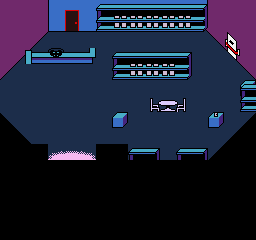

This is a level from a 2D game, rendered from its Tiled map with the project's own tilesets. A one-line summary and the complete map file follow:
An orthogonal 16x15 tile map with 16x16 px tiles, 4 tile layers (Floor, Shadows, Walls, Objects) and 18 objects.

<map version="1.2" tiledversion="1.3.1" orientation="orthogonal" renderorder="right-down" compressionlevel="0" width="16" height="15" tilewidth="16" tileheight="16" infinite="0" nextlayerid="6" nextobjectid="33">
 <tileset firstgid="1" source="Mall Tiles.tsx" />
 <layer id="1" name="Floor" width="16" height="15">
  <properties>
   <property name="unity:SortingLayer" value="Floor" />
  </properties>
  <data encoding="csv">
20,20,20,20,20,20,20,20,20,20,20,20,20,20,20,20,
20,20,20,20,20,20,20,20,20,20,20,20,20,20,20,20,
20,20,20,20,20,20,20,20,20,20,20,20,20,20,20,20,
20,20,20,20,20,20,20,20,20,20,20,20,20,20,20,20,
20,20,20,20,20,20,20,20,20,20,20,20,20,20,20,20,
20,20,20,20,20,20,20,20,20,20,20,20,20,20,20,20,
20,20,20,20,20,20,20,20,20,20,20,20,20,20,20,20,
20,20,20,20,20,20,20,20,20,20,20,20,20,20,20,20,
20,20,20,20,20,20,20,20,20,20,20,20,20,20,20,20,
20,20,20,20,20,20,20,20,20,20,20,20,20,20,20,20,
97,97,97,97,97,97,97,97,97,97,97,97,97,97,97,97,
97,97,97,97,97,97,97,97,97,97,97,97,97,97,97,97,
97,97,97,97,97,97,97,97,97,97,97,97,97,97,97,97,
97,97,97,97,97,97,97,97,97,97,97,97,97,97,97,97,
97,97,97,97,97,97,97,97,97,97,97,97,97,97,97,97
</data>
 </layer>
 <layer id="2" name="Shadows" width="16" height="15">
  <properties>
   <property name="unity:SortingLayer" value="Shadows" />
  </properties>
  <data encoding="csv">
0,0,0,0,0,0,2684354563,0,0,0,0,0,1610612739,0,0,0,
0,0,0,0,0,0,1610612740,0,0,0,0,0,2684354561,0,0,0,
0,0,0,0,0,0,0,0,0,0,0,0,0,0,0,0,
0,1,0,0,0,0,0,0,0,0,0,0,0,0,0,0,
0,0,0,0,0,0,0,0,0,0,0,0,0,0,0,0,
0,0,0,0,0,0,0,0,0,0,0,0,0,0,0,0,
0,0,0,0,0,0,0,0,0,0,0,0,0,0,0,0,
0,0,0,0,0,0,0,0,0,0,0,0,0,0,0,0,
0,0,0,0,0,0,0,0,0,0,0,0,0,0,0,0,
0,0,0,35,36,37,0,0,0,0,0,0,0,0,0,0,
0,0,0,0,0,0,0,0,0,0,0,0,0,0,0,0,
0,0,0,0,0,0,0,0,0,0,0,0,0,0,0,0,
0,0,0,0,0,0,0,0,0,0,0,0,0,0,0,0,
0,0,0,0,0,0,0,0,0,0,0,0,0,0,0,0,
0,0,0,0,0,0,0,0,0,0,0,0,0,0,0,0
</data>
 </layer>
 <layer id="3" name="Walls" width="16" height="15">
  <properties>
   <property name="unity:SortingLayer" value="Wall" />
  </properties>
  <data encoding="csv">
7,7,7,2684354563,23,6,6,6,6,6,6,6,1610612739,7,7,7,
7,7,7,50,39,1610612740,705,737,737,737,737,737,706,7,7,7,
7,7,1,0,0,0,0,0,0,0,0,0,0,2684354561,52,7,
7,753,754,754,755,756,0,0,721,721,721,0,0,0,68,7,
1,0,0,0,0,0,0,705,737,737,737,706,0,0,0,2684354561,
0,0,0,0,0,0,0,0,0,0,0,0,0,0,0,641,
0,0,0,0,0,0,0,0,0,353,354,355,0,0,0,705,
0,0,0,0,0,0,0,641,0,0,0,0,0,673,0,0,
259,0,0,0,0,0,0,0,0,0,0,0,0,0,0,259,
259,259,259,0,0,0,259,259,0,0,0,0,0,0,259,259,
0,0,0,0,0,0,0,0,0,0,0,0,0,0,0,0,
0,0,0,0,0,0,0,0,0,0,0,0,0,0,0,0,
0,0,0,0,0,0,0,0,0,0,0,0,0,0,0,0,
0,0,0,0,0,0,0,0,0,0,0,0,0,0,0,0,
0,0,0,0,0,0,0,0,0,0,0,0,0,0,0,0
</data>
 </layer>
 <layer id="5" name="Objects" width="16" height="15">
  <properties>
   <property name="unity:SortingLayer" value="Objects" />
  </properties>
  <data encoding="csv">
0,0,0,0,0,0,689,626,626,626,626,626,690,0,0,0,
0,0,0,0,0,0,0,0,0,0,0,0,0,0,0,0,
0,0,0,0,0,0,0,0,0,0,0,0,0,0,0,0,
0,0,0,625,0,0,0,689,626,626,626,690,0,0,0,0,
0,0,0,0,0,0,0,0,0,0,0,0,0,0,0,0,
0,0,0,0,0,0,0,0,0,0,0,0,0,0,0,689,
0,0,0,0,0,0,0,0,0,0,0,0,0,0,0,0,
2684354818,0,0,0,0,0,0,0,0,0,0,0,0,0,0,258,
0,2684354818,0,0,0,0,0,0,0,0,0,0,0,0,258,0,
0,0,0,0,0,0,0,0,689,690,0,689,690,258,0,0,
0,0,0,0,0,0,0,0,0,0,0,0,0,0,0,0,
0,0,0,0,0,0,0,0,0,0,0,0,0,0,0,0,
0,0,0,0,0,0,0,0,0,0,0,0,0,0,0,0,
0,0,0,0,0,0,0,0,0,0,0,0,0,0,0,0,
0,0,0,0,0,0,0,0,0,0,0,0,0,0,0,0
</data>
 </layer>
 <objectgroup id="4" name="Collision">
  <object id="1" x="0" y="0" width="256" height="32" />
  <object id="6" x="240" y="128" width="16" height="16" />
  <object id="7" x="224" y="144" width="32" height="16" />
  <object id="8" x="0" y="160" width="256" height="80" />
  <object id="9" x="0" y="128" width="16" height="16" />
  <object id="11" x="0" y="144" width="48" height="16" />
  <object id="12" x="96" y="144" width="32" height="16" />
  <object id="14" x="16" y="32" width="32" height="16" />
  <object id="15" x="16" y="48" width="80" height="16" />
  <object id="16" x="112" y="64" width="80" height="16" />
  <object id="17" x="160" y="96" width="16" height="16" />
  <object id="18" x="112" y="112" width="16" height="16" />
  <object id="19" x="208" y="112" width="16" height="16" />
  <object id="26" x="208" y="32">
   <polygon points="0,0 16,16 16,0" />
  </object>
  <object id="29" x="0" y="128">
   <polyline points="0,0 0,-48" />
  </object>
  <object id="30" x="16" y="32">
   <polygon points="0,0 0,32 -16,48 -16,0" />
  </object>
  <object id="31" x="256" y="80">
   <polygon points="0,0 -16,-16 -16,-48 0,-48 0,0" />
  </object>
  <object id="32" x="224" y="32" width="16" height="16" />
 </objectgroup>
</map>
